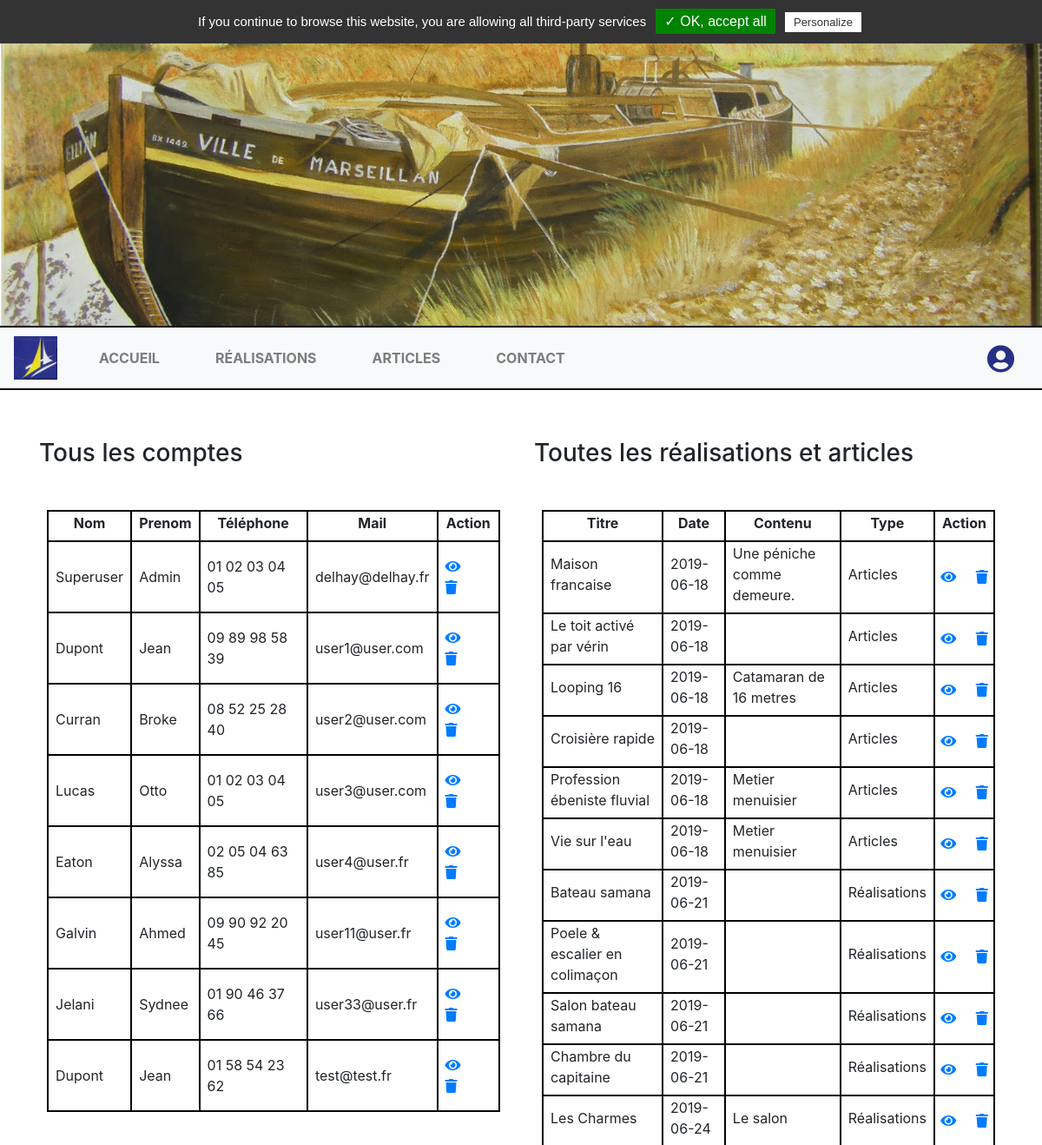
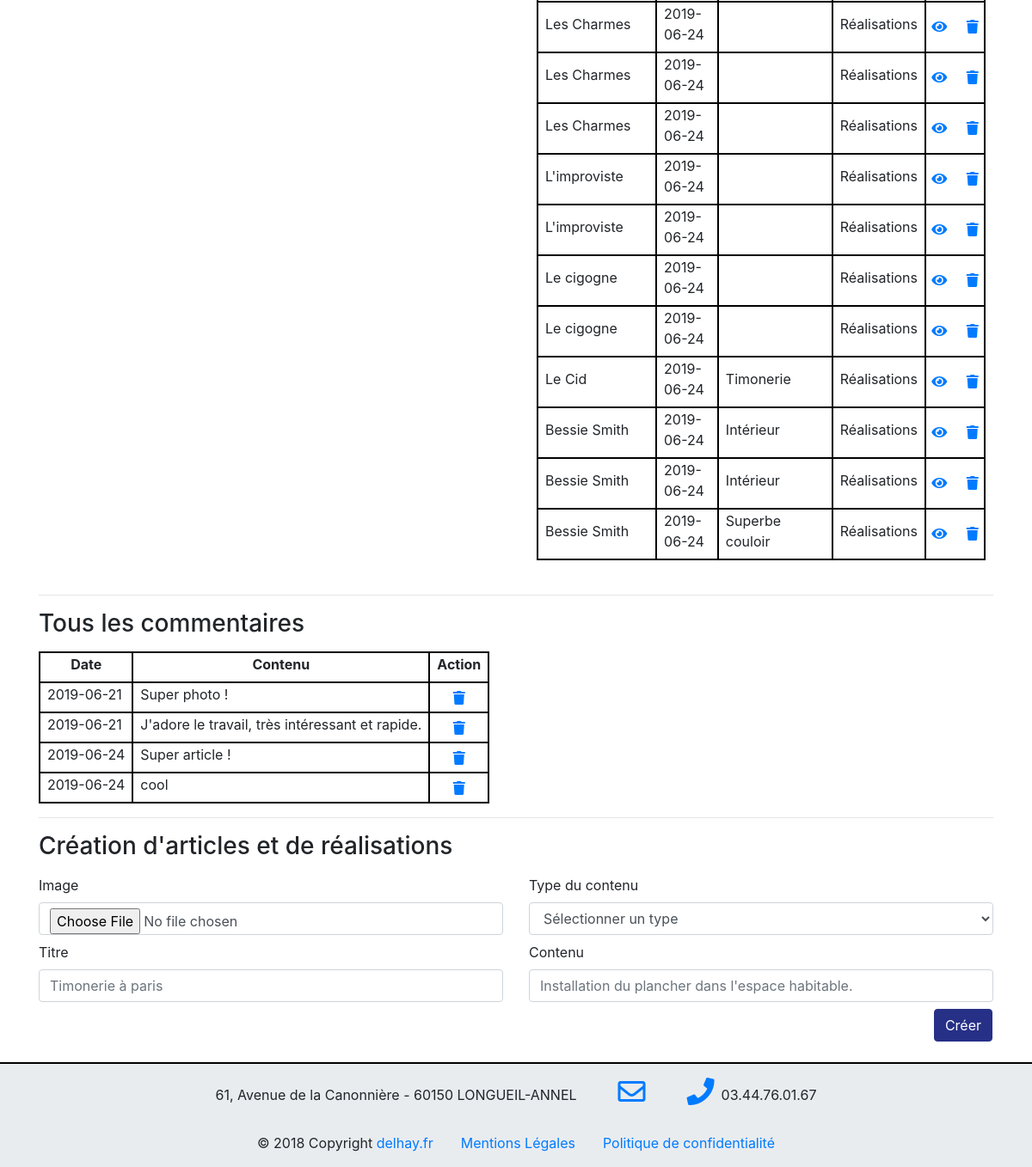
The app's page /admin.php with its own data (2 pictures, top to bottom).
### tables this page shows
CREATE TABLE `mkiu2_user` (
  `id` int(11) NOT NULL,
  `lastname` varchar(50) NOT NULL,
  `firstname` varchar(50) NOT NULL,
  `mail` varchar(600) NOT NULL,
  `passwordInput` varchar(255) NOT NULL,
  `phoneNumber` varchar(50) NOT NULL,
  `address` varchar(255) NOT NULL,
  `nationality` varchar(50) NOT NULL,
  `id_mkiu2_userGroup` int(11) NOT NULL
);

CREATE TABLE `mkiu2_content` (
  `id` int(11) NOT NULL,
  `title` varchar(50) NOT NULL,
  `date` date NOT NULL,
  `image` varchar(100) NOT NULL,
  `content` varchar(500) NOT NULL,
  `id_mkiu2_user` int(11) NOT NULL,
  `id_mkiu2_typeOfContent` int(11) NOT NULL
);

CREATE TABLE `mkiu2_comments` (
  `id` int(11) NOT NULL,
  `date` date NOT NULL,
  `content` varchar(500) NOT NULL,
  `id_mkiu2_user` int(11) NOT NULL,
  `id_mkiu2_typeOfComment` int(11) NOT NULL,
  `id_mkiu2_content` int(11) NOT NULL
);

### controller/adminCtrl.php (called while the page is built, shortened)
<?php
require_once 'models/user.php';
require_once 'models/content.php';
require_once 'models/comment.php';
$user = new user();
$content = new content();
$comment = new comment();
$contentList = $content->getContentList();
$commentList = $comment->getAllContentList();
$userList = $user->getUsersList();
?>

### models/database.php (called while the page is built, shortened)
<?php
class database {
    public function __construct() {
        try {
            $this->db = new PDO('mysql:host=localhost;dbname=project;charset=utf8', 'delhay', 'admin');
        } catch (Exception $e) {
            die('Erreur : ' . $e->getMessage());
        }
    }
}

### models/user.php (called while the page is built, shortened)
<?php
require_once 'models/database.php';
class user extends database {
    public function getUsersList() {
        $query = 'SELECT `id`, `lastname`, `firstname`, `phoneNumber`, `mail`'
                . 'FROM `mkiu2_user`';
        $queryExecute = $this->db->query($query);
        return $queryExecute->fetchAll(PDO::FETCH_OBJ);
    }
    public function __destruct() {
        $this->db = NULL;
    }
}

### models/content.php (called while the page is built, shortened)
<?php
require_once 'models/database.php';
class content extends database {
       public function getContentList() {
        $query = 'SELECT `id`, `title`, `date`, `image`, `content`, `id_mkiu2_typeOfContent`'
                . 'FROM `mkiu2_content`';
        $queryExecute = $this->db->query($query);
        return $queryExecute->fetchAll(PDO::FETCH_OBJ);
    }
    public function __destruct() {
        $this->db = NULL;
    }
}

### models/comment.php (called while the page is built, shortened)
<?php
require_once 'models/database.php';
class comment extends database {
           public function getAllContentList() {
        $query = 'SELECT `id`, `date`, `content` '
                . 'FROM `mkiu2_comments`';
        $queryExecute = $this->db->query($query);
        return $queryExecute->fetchAll(PDO::FETCH_OBJ);
    }
    public function __destruct() {
        $this->db = NULL;
    }
}

### admin.php (the view, shortened to what this page needs)
<?php
require_once 'controller/adminCtrl.php';
?>
<!DOCTYPE html>
<html lang="fr" dir="ltr">
    <head>
        <?php include 'head.php' ?>
    </head>
    <body>
        <?php include 'navbar.php' ?>
        <div class="container">
            <div class="row">
                <div class="col-6 col-sm-6 col-md-6 col-lg-6 col-xl-6">
                    <h3 class="pb-2 mt-5">Tous les comptes</h3>
                </div>
                <div class="col-6 col-sm-6 col-md-6 col-lg-6 col-xl-6">
                    <h3 class="pb-2 mt-5">Toutes les réalisations et articles</h3>
                </div>
            </div>
            <div class="row">
                <div class="col-12 col-sm-12 col-md-12 col-lg-6 col-xl-6  mt-2 p-4 pl-0">
                    <form action="admin.php" method="GET">
                        <table>
                            <tr>
                                <th class="pb-2 pr-2 pl-2 text-center">Nom</th>
                                <th class="pb-2 pr-2 pl-2 text-center">Prenom</th>
                                <th class="pb-2 pr-2 pl-2 text-center">Téléphone</th>
                                <th class="pb-2 pr-2 pl-2 text-center">Mail</th>
                                <th class="pb-2 pr-2 pl-2 text-center">Action</th>
                            </tr>
                            <?php foreach ($userList as $user) { ?>
                                <tr>
                                    <td class="pb-3 pr-2 pl-2 pt-3"><?= $user->lastname ?></td>
                                    <td class="pb-3 pr-2 pl-2 pt-3"><?= $user->firstname ?></td>
                                    <td class="pb-3 pr-2 pl-2 pt-3"><?= $user->phoneNumber ?></td>
                                    <td class="pb-3 pr-2 pl-2 pt-3"><?= $user->mail ?></td>
                                    <td class="pl-2 pr-2"><a href="profil-user.php?&id=<?= $user->id ?>"><i class="fas fa-eye"></i></a>&nbsp;&nbsp;&nbsp;&nbsp;
                                        <i data-toggle="modal" data-target="#deleteModal" data-id="<?= $user->id ?>" data-lastname="<?= $user->lastname ?>" data-firstname="<?= $user->firstname ?>" class="fas fa-trash text-primary"></i></td>
                                </tr>
                            <?php } ?>
                        </table>
                    </form>
                </div>
                <div class="col-12 col-sm-12 col-md-12 col-lg-6 col-xl-6  mt-2 p-4 pl-0">
                    <form action="admin.php" method="GET">
                        <table>
                            <tr>
                                <th class="pb-2 pr-2 pl-2 text-center">Titre</th>
                                <th class="pb-2 pr-2 pl-2 text-center">Date</th>
                                <th class="pb-2 pr-2 pl-2 text-center">Contenu</th>
                                <th class="pb-2 pr-2 pl-2 text-center">Type</th>
                                <th class="pb-2 pr-2 pl-2 text-center">Action</th>
                            </tr>
                            <?php foreach ($contentList as $content) { ?>
                                <tr>
                                    <td class="pb-2 pr-2 pl-2"><?= $content->title ?></td>
                                    <td class="pb-2 pr-2 pl-2"><?= $content->date ?></td>
                                    <td class="pb-2 pr-2 pl-2"><?= $content->content ?></td>
                                    <td class="pb-2 pr-2 pl-2"><?= ($content->id_mkiu2_typeOfContent == 1) ? 'Articles' : 'Réalisations' ?></td>
                                    <td align="center"><a href="profil-content.php?&id=<?= $content->id ?>"><i class="fas fa-eye"></i></a>&nbsp;&nbsp;&nbsp;&nbsp;
                                        <i data-toggle="modal" data-target="#deleteModalContent" data-id="<?= $content->id ?>" data-title="<?= $content->title ?>" class="fas fa-trash text-primary"></i></td>
                                </tr>
                            <?php } ?>
                        </table>
                    </form>
                </div>
            </div><hr/>
            <div class="row">
                <div class="col-12  col-sm-12 col-md-12 col-lg-12 col-xl-12 ">
                    <h3 class="pb-2">Tous les commentaires</h3>
                </div>
            </div>
            <div class="row">
                <div class="col-6  col-sm-6 col-md-6 col-lg-6 col-xl-6">
                    <form action="admin.php" method="GET">
                        <table>
                            <tr>
                                <th class="pb-2 pr-2 pl-2 text-center">Date</th>
                                <th class="pb-2 pr-2 pl-2 text-center">Contenu</th>
                                <th class="pb-2 pr-2 pl-2 text-center">Action</th>
                            </tr>
                            <?php foreach ($commentList as $comment) { ?>
                                <tr>
                                    <td class="pb-2 pr-2 pl-2"><?= $comment->date ?></td>
                                    <td class="pb-2 pr-2 pl-2"><?= $comment->content ?></td>
                                    <td align="center">
                                        <i data-toggle="modal" data-target="#deleteModalComment" data-id="<?= $comment->id ?>" data-content="<?= $comment->content ?>" class="fas fa-trash text-primary"></i></td>
                                </tr>
                            <?php } ?>
                        </table>
                    </form>
                </div>
            </div><hr/>
            <form  action="admin.php" method="POST" enctype="multipart/form-data">
                <h3 class="pb-2">Création d'articles et de réalisations</h3>
                <div class="row">
                    <div class="col-6 col-sm-6 col-md-6 col-lg-6 col-xl-6">
                        <label for="file">Image </label>
                        <input class="form-control" type="file" name="file" id="file" />
                    </div>
                    <div class="col-6  col-sm-6 col-md-6 col-lg-6 col-xl-6">
                        <label for="typeOfContent">Type du contenu</label>
                        <select class="form-control" name="typeOfContent" value="<?= isset($_POST['typeOfContent']) ? $_POST['typeOfContent'] : '' ?>"class="form-control <?= isset($formErrors['typeOfContent']) ? 'is-invalid' : (isset($typeOfContent) ? 'is-valid' : '') ?>" id="typeOfContent" required>
                            <option disabled selected hidden>Sélectionner un type</option>
                        </select>
                    </div>
                </div>
                <div class="row mt-2">
                    <div class="col-6  col-sm-6 col-md-6 col-lg-6 col-xl-6">
                        <label for="title">Titre</label>
                        <input type="text" required name="title" value="<?= isset($_POST['title']) ? $_POST['title'] : '' ?>" class="form-control <?= isset($formErrors['title']) ? 'is-invalid' : (isset($title) ? 'is-valid' : '') ?>" id="title" placeholder="Timonerie à paris" />
                    </div>
                    <div class="col-6  col-sm-6 col-md-6 col-lg-6 col-xl-6">
                        <label for="content">Contenu</label>
                        <input type="text" name="content" value="<?= isset($_POST['content']) ? $_POST['content'] : '' ?>" class="form-control <?= isset($formErrors['content']) ? 'is-invalid' : (isset($title) ? 'is-valid' : '') ?>" id="content" placeholder="Installation du plancher dans l'espace habitable." />
                    </div>
                    <input type="submit" class="btn btn-primary mainBackGroundColor d-flex ml-auto mt-2 mb-4 mr-3" name="formType" value="Créer"/>
                </div>
            </form>
        </div>
        <?php include 'footer.php' ?>
    </body>
</html>

### head.php (shortened to what this page needs)
<link rel="stylesheet" href="assets/css/style.css"/>
<link rel="stylesheet" href="assets/css/mediaQueries.css"/>
<link rel="stylesheet" href="assets/css/tarteaucitron.css"/>
<link rel="stylesheet" href="https://use.fontawesome.com/releases/v5.8.1/css/all.css" />
<link rel="stylesheet" href="https://stackpath.bootstrapcdn.com/bootstrap/4.3.1/css/bootstrap.min.css" />

### navbar.php (shortened to what this page needs)
<img  width="100%" src="/assets/img/outdoor_<?= rand(1, 4) ?>.jpg" alt="backgroundNavbarHeadBand" />
<nav id="navbar" class="navbar navbar-expand-lg navbar-light bg-light sticky-top borderTop borderBottom mb-2 mt-0">
    <a class="navbar-brand p-0" href="#"><img width="50rem" height="50rem" src="/assets/img/projets_clip_image002.jpg" alt="logo"/></a>
    <div class="collapse navbar-collapse" id="navbarSupportedContent">
        <ul class="navbar-nav mr-auto">
            <li class="nav-item <?= (htmlentities($_SERVER['PHP_SELF']) == '/index.php') ? 'active' : ''; ?>" >
                <a class="nav-link mr-4 ml-4 font-weight-bold text-uppercase" href="http://projet/">Accueil</a>
            </li>
            <li class="nav-item <?= (htmlentities($_SERVER['PHP_SELF']) == '/realisations.php') ? 'active' : ''; ?>">
                <a class="nav-link mr-4 ml-4 font-weight-bold text-uppercase" href="realisations.php">Réalisations</a>
            </li>
            <li class="nav-item <?= (htmlentities($_SERVER['PHP_SELF']) == '/articles.php') ? 'active' : ''; ?>">
                <a class="nav-link mr-4 ml-4 font-weight-bold text-uppercase" href="articles.php">Articles</a>
            </li>
            <li class="nav-item <?= (htmlentities($_SERVER['PHP_SELF']) == '/contact.php') ? 'active' : ''; ?>">
                <a class="nav-link ml-4 font-weight-bold text-uppercase" href="contact.php">Contact</a>
            </li>
        </ul>
        <a class="nav-link ml-4" href="/login.php"><i class="fas fa-user-circle fa-2x mt-1 mainColor"></i></a>
    </div>
</nav>

### footer.php
<footer class="borderTop footerColor">
    <div class="container pt-3">
        <div class="row">
            <div class="col-12  col-sm-12 col-md-12 col-lg-12 col-xl-12">
                <div class="d-flex justify-content-center">
                    <p class="pt-2">61, Avenue de la Canonnière - 60150 LONGUEIL-ANNEL</p>
                    <div class="pr-5 pl-5">
                        <a href="mailto:delhay@delhay.fr">
                            <i class="far fa-envelope fa-2x"></i>
                        </a>
                    </div>
                    <div class="pr-2">
                    <a href="tel:03.44.76.01.67">
                        <i class="fas fa-phone fa-2x"></i>
                    </a>
                    </div>
                    <p class="pt-2">03.44.76.01.67</p>
                </div>
            </div>
        </div>
    </div>
    <div class="footer-copyright text-center py-3">© 2018 Copyright <a class="mr-3" href="http://projet"> delhay.fr</a><a class="mr-3 ml-3"  href="legalMention.php">Mentions Légales</a><a class="ml-3"  href="privacyPolicy.php">Politique de confidentialité</a></div>
</footer>

### assets/css/style.css (style rules this page uses)
.borderBottom { border-bottom: 2px solid black; padding: 0; }
.borderBottom { margin-top: 16px; border-bottom: 2px solid black; }
.mainBackGroundColor { background-color: #273087 !important; border-color: #273087 !important; }
.mainColor { color: #273087 !important; border-color: #273087 !important; }
div.col-12:nth-child(2) > p:nth-child(1), div.container:nth-child(3) > div:nth-child(1) > div:nth-child(1), .mb-5 > ul:nth-child(1) > li:nth-child(1) { font-size: 1.1rem; }
table, th, tr, td { border: 2px black solid; }
.borderTop { border-top: 2px solid black; padding: 0; }
.footerColor { background-color: #e9ecef; }

### records on screen
mkiu2_user: lastname "Superuser", firstname "Admin", phoneNumber "01 02 03 04 05", mail "delhay@delhay.fr"
mkiu2_user: lastname "Dupont", firstname "Jean", phoneNumber "09 89 98 58 39", mail "user1@user.com"
mkiu2_user: lastname "Curran", firstname "Broke", phoneNumber "08 52 25 28 40", mail "user2@user.com"
mkiu2_user: lastname "Lucas", firstname "Otto", phoneNumber "01 02 03 04 05", mail "user3@user.com"
mkiu2_user: lastname "Eaton", firstname "Alyssa", phoneNumber "02 05 04 63 85", mail "user4@user.fr"
mkiu2_user: lastname "Galvin", firstname "Ahmed", phoneNumber "09 90 92 20 45", mail "user11@user.fr"
mkiu2_user: lastname "Jelani", firstname "Sydnee", phoneNumber "01 90 46 37 66", mail "user33@user.fr"
mkiu2_user: lastname "Dupont", firstname "Jean", phoneNumber "01 58 54 23 62", mail "test@test.fr"
mkiu2_content: title "Maison francaise", date "2019-06-18", content "Une péniche comme demeure.", shows "Articles"
mkiu2_content: title "Le toit activé par vérin", date "2019-06-18", shows "Articles"
mkiu2_content: title "Looping 16", date "2019-06-18", content "Catamaran de 16 metres", shows "Articles"
mkiu2_content: title "Croisière rapide", date "2019-06-18", shows "Articles"
mkiu2_content: title "Profession ébeniste fluvial", date "2019-06-18", content "Metier menuisier", shows "Articles"
mkiu2_content: title "Vie sur l'eau", date "2019-06-18", content "Metier menuisier", shows "Articles"
mkiu2_content: title "Bateau samana", date "2019-06-21", shows "Réalisations"
mkiu2_content: title "Poele & escalier en colimaçon", date "2019-06-21", shows "Réalisations"
mkiu2_content: title "Salon bateau samana", date "2019-06-21", shows "Réalisations"
mkiu2_content: title "Chambre du capitaine", date "2019-06-21", shows "Réalisations"
mkiu2_content: title "Les Charmes", date "2019-06-24", content "Le salon", shows "Réalisations"
mkiu2_content: title "Les Charmes", date "2019-06-24", shows "Réalisations"
mkiu2_content: title "Les Charmes", date "2019-06-24", shows "Réalisations"
mkiu2_content: title "Les Charmes", date "2019-06-24", shows "Réalisations"
mkiu2_content: title "L'improviste", date "2019-06-24", shows "Réalisations"
mkiu2_content: title "L'improviste", date "2019-06-24", shows "Réalisations"
mkiu2_content: title "Le cigogne", date "2019-06-24", shows "Réalisations"
mkiu2_content: title "Le cigogne", date "2019-06-24", shows "Réalisations"
mkiu2_content: title "Le Cid", date "2019-06-24", content "Timonerie", shows "Réalisations"
mkiu2_content: title "Bessie Smith", date "2019-06-24", content "Intérieur", shows "Réalisations"
mkiu2_content: title "Bessie Smith", date "2019-06-24", content "Intérieur", shows "Réalisations"
mkiu2_content: title "Bessie Smith", date "2019-06-24", content "Superbe couloir", shows "Réalisations"
mkiu2_comments: date "2019-06-21", content "Super photo !"
mkiu2_comments: date "2019-06-21", content "J'adore le travail, très intéressant et rapide."
mkiu2_comments: date "2019-06-24", content "Super article !"
mkiu2_comments: date "2019-06-24", content "cool"
